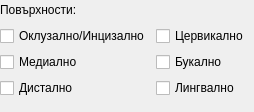
<?xml version="1.0" encoding="UTF-8"?>
<ui version="4.0">
 <class>SurfaceSelector</class>
 <widget class="QWidget" name="SurfaceSelector">
  <property name="geometry">
   <rect>
    <x>0</x>
    <y>0</y>
    <width>254</width>
    <height>112</height>
   </rect>
  </property>
  <property name="windowTitle">
   <string>SurfaceSelector</string>
  </property>
  <layout class="QHBoxLayout" name="horizontalLayout_3">
   <property name="spacing">
    <number>0</number>
   </property>
   <property name="leftMargin">
    <number>0</number>
   </property>
   <property name="topMargin">
    <number>0</number>
   </property>
   <property name="rightMargin">
    <number>0</number>
   </property>
   <property name="bottomMargin">
    <number>0</number>
   </property>
   <item>
    <layout class="QVBoxLayout" name="verticalLayout_3">
     <item>
      <layout class="QHBoxLayout" name="horizontalLayout">
       <item>
        <widget class="QLabel" name="label">
         <property name="text">
          <string>Повърхности:</string>
         </property>
        </widget>
       </item>
       <item>
        <spacer name="horizontalSpacer">
         <property name="orientation">
          <enum>Qt::Horizontal</enum>
         </property>
         <property name="sizeHint" stdset="0">
          <size>
           <width>40</width>
           <height>20</height>
          </size>
         </property>
        </spacer>
       </item>
      </layout>
     </item>
     <item>
      <layout class="QHBoxLayout" name="horizontalLayout_2">
       <item>
        <layout class="QVBoxLayout" name="verticalLayout_2">
         <item>
          <widget class="QCheckBox" name="o_check">
           <property name="text">
            <string>Оклузално/Инцизално</string>
           </property>
          </widget>
         </item>
         <item>
          <widget class="QCheckBox" name="m_check">
           <property name="text">
            <string>Медиално</string>
           </property>
          </widget>
         </item>
         <item>
          <widget class="QCheckBox" name="d_check">
           <property name="text">
            <string>Дистално</string>
           </property>
          </widget>
         </item>
        </layout>
       </item>
       <item>
        <layout class="QVBoxLayout" name="verticalLayout">
         <item>
          <widget class="QCheckBox" name="c_check">
           <property name="text">
            <string>Цервикално</string>
           </property>
          </widget>
         </item>
         <item>
          <widget class="QCheckBox" name="b_check">
           <property name="text">
            <string>Букално</string>
           </property>
          </widget>
         </item>
         <item>
          <widget class="QCheckBox" name="l_check">
           <property name="text">
            <string>Лингвално</string>
           </property>
          </widget>
         </item>
        </layout>
       </item>
      </layout>
     </item>
     <item>
      <spacer name="verticalSpacer">
       <property name="orientation">
        <enum>Qt::Vertical</enum>
       </property>
       <property name="sizeHint" stdset="0">
        <size>
         <width>20</width>
         <height>40</height>
        </size>
       </property>
      </spacer>
     </item>
    </layout>
   </item>
   <item>
    <spacer name="horizontalSpacer_2">
     <property name="orientation">
      <enum>Qt::Horizontal</enum>
     </property>
     <property name="sizeHint" stdset="0">
      <size>
       <width>2</width>
       <height>20</height>
      </size>
     </property>
    </spacer>
   </item>
  </layout>
 </widget>
 <layoutdefault spacing="6" margin="11"/>
 <resources/>
 <connections/>
</ui>
